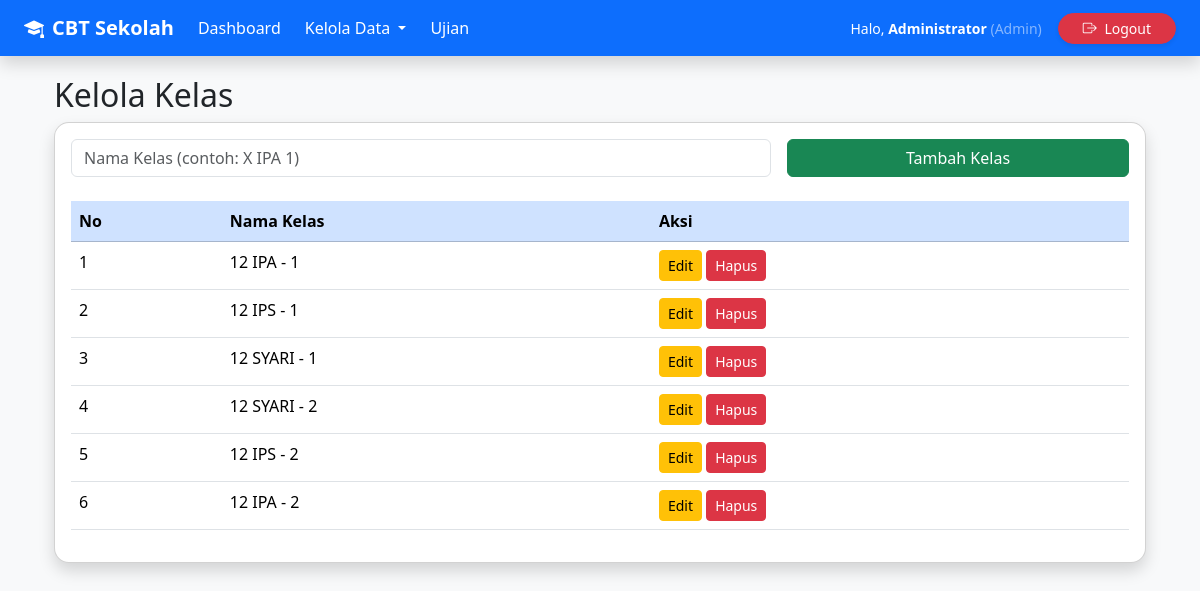
Screenshot of /admin/kelola_kelas (signed in) with the database file from the repository.
### models.py (models this page shows)
class User(UserMixin, db.Model):
    id = db.Column(db.Integer, primary_key=True)
    username = db.Column(db.String(50), unique=True, nullable=False)
    password = db.Column(db.String(255), nullable=False)
    role = db.Column(db.String(20), nullable=False)  # admin, guru, siswa
    nama = db.Column(db.String(100))
    kelas_id = db.Column(db.Integer, db.ForeignKey('kelas.id'))
    kelas = db.relationship('Kelas', backref='siswa', lazy=True)
    mapel_diajar = db.relationship('Mapel', backref='guru', lazy=True)

class Kelas(db.Model):
    id = db.Column(db.Integer, primary_key=True)
    nama_kelas = db.Column(db.String(50), unique=True, nullable=False)

### routes/admin_routes.py (the view, shortened to what this page needs)
@bp.route('/kelola_kelas', methods=['GET', 'POST'])
@login_required
def kelola_kelas():
    if current_user.role != 'admin': return redirect('/')
    kelas = Kelas.query.all()
    return render_template('admin/kelola_kelas.html', kelas=kelas)

### app.py (called while the page is built)
@login_manager.user_loader
def load_user(id):
    return db.session.get(User, int(id))

### templates/admin/kelola_kelas.html (shortened to what this page needs)
{% extends "base.html" %}
{% block content %}
<div class="container mt-4">
    <h2>Kelola Kelas</h2>
    <div class="card shadow">
        <div class="card-body">
            <form method="POST" class="mb-4">
                <div class="row g-3">
                    <div class="col-md-8">
                        <input type="text" name="nama_kelas" class="form-control" placeholder="Nama Kelas (contoh: X IPA 1)" required>
                    </div>
                    <div class="col-md-4">
                        <button type="submit" name="tambah" class="btn btn-success w-100">Tambah Kelas</button>
                    </div>
                </div>
            </form>
            <table class="table table-hover">
                <thead class="table-primary">
                    <tr>
                        <th>No</th>
                        <th>Nama Kelas</th>
                        <th>Aksi</th>
                    </tr>
                </thead>
                <tbody>
                    {% for k in kelas %}
                    <tr>
                        <td>{{ loop.index }}</td>
                        <td>{{ k.nama_kelas }}</td>
                        <td>
                            <button type="button" class="btn btn-warning btn-sm" data-bs-toggle="modal" data-bs-target="#edit{{ k.id }}">Edit</button>
                            <button type="button" class="btn btn-danger btn-sm" data-bs-toggle="modal" data-bs-target="#hapus{{ k.id }}">Hapus</button>
                        </td>
                    </tr>
                    {% endfor %}
                </tbody>
            </table>
        </div>
    </div>
</div>
{% endblock %}

### templates/base.html (shortened to what this page needs)
<!DOCTYPE html>
<html lang="id">
<head>
    <link href="https://cdn.jsdelivr.net/npm/bootstrap@5.3.3/dist/css/bootstrap.min.css" rel="stylesheet">
    <link rel="stylesheet" href="https://cdn.jsdelivr.net/npm/bootstrap-icons@1.11.3/font/bootstrap-icons.min.css">
    <link rel="stylesheet" href="{{ url_for('static', filename='css/style.css') }}">
</head>
<body class="bg-light">
    <nav class="navbar navbar-expand-lg navbar-dark bg-primary shadow fixed-top">
        <div class="container-fluid px-4">
            <a class="navbar-brand fw-bold d-flex align-items-center" href="/">
                <i class="bi bi-mortarboard-fill me-2"></i>
                CBT Sekolah
            </a>
            {% if current_user.is_authenticated %}
            <div class="navbar-nav me-auto d-flex flex-row gap-2">
                {% if current_user.role == 'admin' %}
                    <a href="/admin/dashboard" class="nav-link text-white">Dashboard</a>
                    <div class="nav-item dropdown">
                        <a class="nav-link dropdown-toggle text-white" href="#" role="button" data-bs-toggle="dropdown">
                            Kelola Data
                        </a>
                    </div>
                    <a href="/admin/ujian" class="nav-link text-white">Ujian</a>
                {% endif %}
            </div>
            <div class="d-flex align-items-center text-white">
                <span class="me-3 small d-none d-md-block">
                    Halo, <strong>{{ current_user.nama or current_user.username }}</strong>
                    <span class="text-white-50">({{ current_user.role | capitalize }})</span>
                </span>
                <a href="/logout" class="btn btn-danger btn-sm rounded-pill px-4 shadow-sm">
                    <i class="bi bi-box-arrow-right me-1"></i>
                    <span class="d-none d-sm-inline">Logout</span>
                </a>
            </div>
            {% endif %}
        </div>
    </nav>
    <div class="container mt-4">
        {% block content %}{% endblock %}
    </div>
</body>
</html>

### static/css/style.css (style rules this page uses)
body { font-family: 'Segoe UI', Tahoma, Geneva, Verdana, sans-serif; }
.card { border-radius: 15px; }

### rows the page displays
User: nama "Administrator", role "Admin"
Kelas: nama_kelas "12 IPA - 1"
Kelas: nama_kelas "12 IPS - 1"
Kelas: nama_kelas "12 SYARI - 1"
Kelas: nama_kelas "12 SYARI - 2"
Kelas: nama_kelas "12 IPS - 2"
Kelas: nama_kelas "12 IPA - 2"
